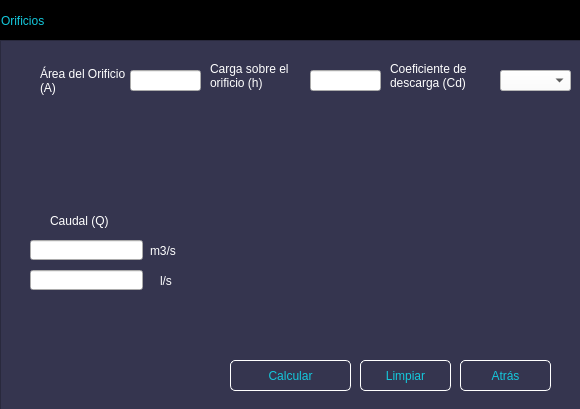
<?xml version="1.0" encoding="UTF-8"?>
<ui version="4.0">
 <class>MainWindow</class>
 <widget class="QMainWindow" name="MainWindow">
  <property name="geometry">
   <rect>
    <x>0</x>
    <y>0</y>
    <width>580</width>
    <height>409</height>
   </rect>
  </property>
  <property name="windowTitle">
   <string>MainWindow</string>
  </property>
  <widget class="QWidget" name="centralwidget">
   <widget class="QFrame" name="frame_superior">
    <property name="geometry">
     <rect>
      <x>0</x>
      <y>0</y>
      <width>581</width>
      <height>42</height>
     </rect>
    </property>
    <property name="styleSheet">
     <string notr="true">QFrame{
background-color:rgb(0, 0, 0);
}

QPushButton{
background-color: #000000ff;
border-radius:20px;
}

QPushButton:hover{
background-color:rgb(53, 53, 79);
border-radius:20px;
}</string>
    </property>
    <property name="frameShape">
     <enum>QFrame::StyledPanel</enum>
    </property>
    <property name="frameShadow">
     <enum>QFrame::Raised</enum>
    </property>
    <layout class="QHBoxLayout" name="horizontalLayout">
     <property name="spacing">
      <number>0</number>
     </property>
     <property name="leftMargin">
      <number>0</number>
     </property>
     <property name="topMargin">
      <number>0</number>
     </property>
     <property name="rightMargin">
      <number>0</number>
     </property>
     <property name="bottomMargin">
      <number>0</number>
     </property>
     <item>
      <widget class="QLabel" name="label">
       <property name="styleSheet">
        <string notr="true">font:87 12pt&quot;Arial Black&quot;;
color:rgb(20,200,220);</string>
       </property>
       <property name="text">
        <string>Orificios</string>
       </property>
      </widget>
     </item>
     <item>
      <spacer name="horizontalSpacer">
       <property name="orientation">
        <enum>Qt::Horizontal</enum>
       </property>
       <property name="sizeHint" stdset="0">
        <size>
         <width>368</width>
         <height>20</height>
        </size>
       </property>
      </spacer>
     </item>
     <item>
      <widget class="QPushButton" name="bt_minimizar">
       <property name="minimumSize">
        <size>
         <width>40</width>
         <height>40</height>
        </size>
       </property>
       <property name="text">
        <string/>
       </property>
       <property name="icon">
        <iconset>
         <normaloff>Imágenes/minimizar.png</normaloff>Imágenes/minimizar.png</iconset>
       </property>
       <property name="iconSize">
        <size>
         <width>30</width>
         <height>30</height>
        </size>
       </property>
      </widget>
     </item>
     <item>
      <widget class="QPushButton" name="bt_cerrar">
       <property name="minimumSize">
        <size>
         <width>40</width>
         <height>40</height>
        </size>
       </property>
       <property name="text">
        <string/>
       </property>
       <property name="icon">
        <iconset>
         <normaloff>Imágenes/cerrar2.png</normaloff>Imágenes/cerrar2.png</iconset>
       </property>
       <property name="iconSize">
        <size>
         <width>30</width>
         <height>30</height>
        </size>
       </property>
      </widget>
     </item>
    </layout>
   </widget>
   <widget class="QFrame" name="frame">
    <property name="geometry">
     <rect>
      <x>0</x>
      <y>40</y>
      <width>581</width>
      <height>371</height>
     </rect>
    </property>
    <property name="styleSheet">
     <string notr="true">QFrame{
background-color:rgb(53,53,79);
}

QPushButton{
font:87 12pt&quot;Arial Black&quot;;
background-color:#000000ff;
color:rgb(20,200,220);
border-radius:5px;
border:1px solid white;
}


QPushButton:hover{
background-color:black;
}</string>
    </property>
    <property name="frameShape">
     <enum>QFrame::StyledPanel</enum>
    </property>
    <property name="frameShadow">
     <enum>QFrame::Raised</enum>
    </property>
    <widget class="QLabel" name="label_3">
     <property name="geometry">
      <rect>
       <x>40</x>
       <y>20</y>
       <width>91</width>
       <height>41</height>
      </rect>
     </property>
     <property name="styleSheet">
      <string notr="true">font:87 10pt&quot;Arial Black&quot;;
color:rgb(255,255,255);</string>
     </property>
     <property name="text">
      <string>Área del Orificio (A)</string>
     </property>
     <property name="wordWrap">
      <bool>true</bool>
     </property>
    </widget>
    <widget class="QLabel" name="label_4">
     <property name="geometry">
      <rect>
       <x>210</x>
       <y>10</y>
       <width>91</width>
       <height>51</height>
      </rect>
     </property>
     <property name="styleSheet">
      <string notr="true">font:87 10pt&quot;Arial Black&quot;;
color:rgb(255,255,255);</string>
     </property>
     <property name="text">
      <string>Carga sobre el orificio (h)</string>
     </property>
     <property name="wordWrap">
      <bool>true</bool>
     </property>
    </widget>
    <widget class="QLineEdit" name="Area">
     <property name="geometry">
      <rect>
       <x>130</x>
       <y>30</y>
       <width>71</width>
       <height>21</height>
      </rect>
     </property>
    </widget>
    <widget class="QLineEdit" name="h">
     <property name="geometry">
      <rect>
       <x>310</x>
       <y>30</y>
       <width>71</width>
       <height>21</height>
      </rect>
     </property>
    </widget>
    <widget class="QLabel" name="label_6">
     <property name="geometry">
      <rect>
       <x>50</x>
       <y>170</y>
       <width>81</width>
       <height>21</height>
      </rect>
     </property>
     <property name="styleSheet">
      <string notr="true">font:87 10pt&quot;Arial Black&quot;;
color:rgb(255,255,255);</string>
     </property>
     <property name="text">
      <string>Caudal (Q)</string>
     </property>
    </widget>
    <widget class="QLineEdit" name="CaudalMe">
     <property name="geometry">
      <rect>
       <x>30</x>
       <y>200</y>
       <width>113</width>
       <height>20</height>
      </rect>
     </property>
    </widget>
    <widget class="QLineEdit" name="CaudalLi">
     <property name="geometry">
      <rect>
       <x>30</x>
       <y>230</y>
       <width>113</width>
       <height>20</height>
      </rect>
     </property>
    </widget>
    <widget class="QPushButton" name="Calcular">
     <property name="geometry">
      <rect>
       <x>230</x>
       <y>320</y>
       <width>121</width>
       <height>31</height>
      </rect>
     </property>
     <property name="text">
      <string>Calcular</string>
     </property>
    </widget>
    <widget class="QPushButton" name="Limpiar">
     <property name="geometry">
      <rect>
       <x>360</x>
       <y>320</y>
       <width>91</width>
       <height>31</height>
      </rect>
     </property>
     <property name="text">
      <string>Limpiar</string>
     </property>
    </widget>
    <widget class="QPushButton" name="Atras">
     <property name="geometry">
      <rect>
       <x>460</x>
       <y>320</y>
       <width>91</width>
       <height>31</height>
      </rect>
     </property>
     <property name="text">
      <string>Atrás</string>
     </property>
    </widget>
    <widget class="QLabel" name="Imagen">
     <property name="geometry">
      <rect>
       <x>230</x>
       <y>70</y>
       <width>331</width>
       <height>241</height>
      </rect>
     </property>
     <property name="styleSheet">
      <string notr="true">font:87 10pt&quot;Arial Black&quot;;
color:rgb(255,255,255);</string>
     </property>
     <property name="text">
      <string/>
     </property>
     <property name="pixmap">
      <pixmap>Imágenes/Orificio.png</pixmap>
     </property>
     <property name="scaledContents">
      <bool>true</bool>
     </property>
     <property name="wordWrap">
      <bool>true</bool>
     </property>
    </widget>
    <widget class="QLabel" name="label_5">
     <property name="geometry">
      <rect>
       <x>390</x>
       <y>10</y>
       <width>111</width>
       <height>51</height>
      </rect>
     </property>
     <property name="styleSheet">
      <string notr="true">font:87 10pt&quot;Arial Black&quot;;
color:rgb(255,255,255);</string>
     </property>
     <property name="text">
      <string>Coeficiente de descarga (Cd)</string>
     </property>
     <property name="wordWrap">
      <bool>true</bool>
     </property>
    </widget>
    <widget class="QLabel" name="label_7">
     <property name="geometry">
      <rect>
       <x>150</x>
       <y>200</y>
       <width>41</width>
       <height>21</height>
      </rect>
     </property>
     <property name="styleSheet">
      <string notr="true">font:87 10pt&quot;Arial Black&quot;;
color:rgb(255,255,255);</string>
     </property>
     <property name="text">
      <string>m3/s</string>
     </property>
    </widget>
    <widget class="QLabel" name="label_8">
     <property name="geometry">
      <rect>
       <x>160</x>
       <y>230</y>
       <width>41</width>
       <height>21</height>
      </rect>
     </property>
     <property name="styleSheet">
      <string notr="true">font:87 10pt&quot;Arial Black&quot;;
color:rgb(255,255,255);</string>
     </property>
     <property name="text">
      <string>l/s</string>
     </property>
    </widget>
    <widget class="QComboBox" name="Cd">
     <property name="geometry">
      <rect>
       <x>500</x>
       <y>30</y>
       <width>71</width>
       <height>21</height>
      </rect>
     </property>
     <property name="styleSheet">
      <string notr="true">background-color:rgb(255,255,255);
</string>
     </property>
    </widget>
   </widget>
  </widget>
 </widget>
 <resources/>
 <connections/>
</ui>
